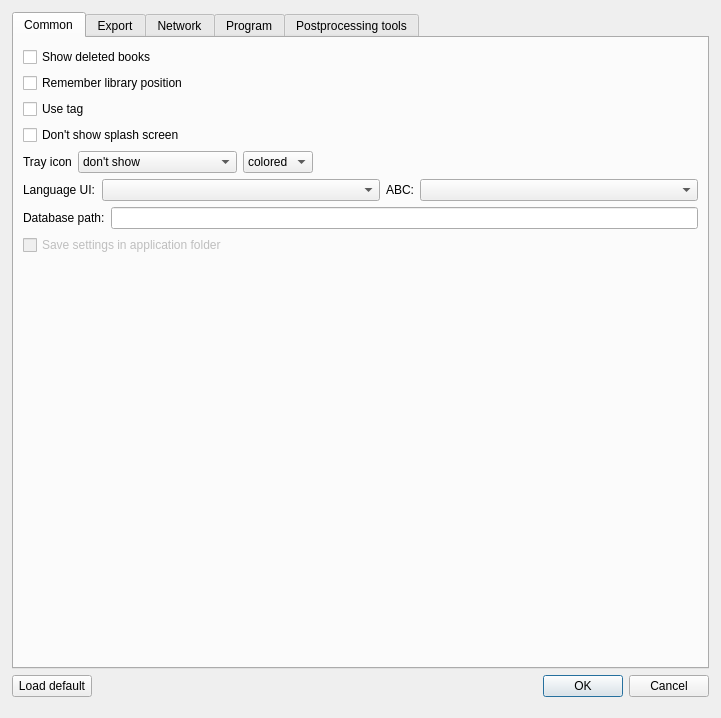
<?xml version="1.0" encoding="UTF-8"?>
<ui version="4.0">
 <class>SettingsDlg</class>
 <widget class="QDialog" name="SettingsDlg">
  <property name="windowModality">
   <enum>Qt::WindowModal</enum>
  </property>
  <property name="geometry">
   <rect>
    <x>0</x>
    <y>0</y>
    <width>721</width>
    <height>718</height>
   </rect>
  </property>
  <property name="minimumSize">
   <size>
    <width>0</width>
    <height>0</height>
   </size>
  </property>
  <property name="maximumSize">
   <size>
    <width>6666666</width>
    <height>6666666</height>
   </size>
  </property>
  <property name="windowTitle">
   <string>Settings dialog</string>
  </property>
  <property name="modal">
   <bool>true</bool>
  </property>
  <layout class="QVBoxLayout" name="verticalLayout_3">
   <property name="leftMargin">
    <number>12</number>
   </property>
   <property name="topMargin">
    <number>12</number>
   </property>
   <property name="rightMargin">
    <number>12</number>
   </property>
   <property name="bottomMargin">
    <number>21</number>
   </property>
   <item>
    <widget class="QTabWidget" name="tabWidget">
     <property name="currentIndex">
      <number>0</number>
     </property>
     <widget class="QWidget" name="tab_common">
      <attribute name="title">
       <string>Common</string>
      </attribute>
      <layout class="QVBoxLayout" name="verticalLayout_6">
       <item>
        <widget class="QCheckBox" name="ShowDeleted">
         <property name="text">
          <string>Show deleted books</string>
         </property>
        </widget>
       </item>
       <item>
        <widget class="QCheckBox" name="store_pos">
         <property name="text">
          <string>Remember library position</string>
         </property>
        </widget>
       </item>
       <item>
        <widget class="QCheckBox" name="use_tag">
         <property name="text">
          <string>Use tag</string>
         </property>
        </widget>
       </item>
       <item>
        <widget class="QCheckBox" name="splash">
         <property name="text">
          <string>Don't show splash screen</string>
         </property>
        </widget>
       </item>
       <item>
        <layout class="QHBoxLayout" name="horizontalLayout_8" stretch="0,0,0,1">
         <item>
          <widget class="QLabel" name="label_4">
           <property name="text">
            <string>Tray icon</string>
           </property>
          </widget>
         </item>
         <item>
          <widget class="QComboBox" name="trayIcon">
           <item>
            <property name="text">
             <string>don't show</string>
            </property>
           </item>
           <item>
            <property name="text">
             <string>minimize to tray</string>
            </property>
           </item>
           <item>
            <property name="text">
             <string>minimize to tray on start</string>
            </property>
           </item>
          </widget>
         </item>
         <item>
          <widget class="QComboBox" name="tray_color">
           <item>
            <property name="text">
             <string>colored</string>
            </property>
           </item>
           <item>
            <property name="text">
             <string>dark</string>
            </property>
           </item>
           <item>
            <property name="text">
             <string>light</string>
            </property>
           </item>
          </widget>
         </item>
         <item>
          <spacer name="horizontalSpacer_3">
           <property name="orientation">
            <enum>Qt::Horizontal</enum>
           </property>
           <property name="sizeHint" stdset="0">
            <size>
             <width>40</width>
             <height>20</height>
            </size>
           </property>
          </spacer>
         </item>
        </layout>
       </item>
       <item>
        <layout class="QHBoxLayout" name="horizontalLayout_6" stretch="0,1,0,1">
         <item>
          <widget class="QLabel" name="label_22">
           <property name="text">
            <string>Language UI:</string>
           </property>
          </widget>
         </item>
         <item>
          <widget class="QComboBox" name="Language"/>
         </item>
         <item>
          <widget class="QLabel" name="label_24">
           <property name="text">
            <string>ABC:</string>
           </property>
          </widget>
         </item>
         <item>
          <widget class="QComboBox" name="ABC"/>
         </item>
        </layout>
       </item>
       <item>
        <layout class="QHBoxLayout" name="horizontalLayout">
         <item>
          <widget class="QLabel" name="label">
           <property name="text">
            <string>Database path:</string>
           </property>
          </widget>
         </item>
         <item>
          <widget class="QLineEdit" name="database_path">
           <property name="readOnly">
            <bool>true</bool>
           </property>
          </widget>
         </item>
        </layout>
       </item>
       <item>
        <widget class="QCheckBox" name="settings_to_file">
         <property name="enabled">
          <bool>false</bool>
         </property>
         <property name="text">
          <string>Save settings in application folder</string>
         </property>
        </widget>
       </item>
       <item>
        <spacer name="verticalSpacer">
         <property name="orientation">
          <enum>Qt::Vertical</enum>
         </property>
         <property name="sizeHint" stdset="0">
          <size>
           <width>20</width>
           <height>40</height>
          </size>
         </property>
        </spacer>
       </item>
      </layout>
     </widget>
     <widget class="QWidget" name="tab_export">
      <attribute name="title">
       <string>Export</string>
      </attribute>
      <layout class="QVBoxLayout" name="verticalLayout_8">
       <item>
        <widget class="QFrame" name="frame">
         <property name="frameShape">
          <enum>QFrame::NoFrame</enum>
         </property>
         <property name="frameShadow">
          <enum>QFrame::Raised</enum>
         </property>
         <layout class="QHBoxLayout" name="horizontalLayout_10" stretch="0,1,0,0,0,0,0,0">
          <property name="leftMargin">
           <number>0</number>
          </property>
          <property name="topMargin">
           <number>0</number>
          </property>
          <property name="rightMargin">
           <number>0</number>
          </property>
          <property name="bottomMargin">
           <number>0</number>
          </property>
          <item>
           <widget class="QLabel" name="label_30">
            <property name="text">
             <string>Profile:</string>
            </property>
           </widget>
          </item>
          <item>
           <widget class="QComboBox" name="ExportName">
            <property name="editable">
             <bool>true</bool>
            </property>
           </widget>
          </item>
          <item>
           <widget class="QCheckBox" name="DefaultExport">
            <property name="text">
             <string>Default</string>
            </property>
           </widget>
          </item>
          <item>
           <spacer name="horizontalSpacer_4">
            <property name="orientation">
             <enum>Qt::Horizontal</enum>
            </property>
            <property name="sizeHint" stdset="0">
             <size>
              <width>40</width>
              <height>20</height>
             </size>
            </property>
           </spacer>
          </item>
          <item>
           <widget class="QToolButton" name="AddExport">
            <property name="maximumSize">
             <size>
              <width>22</width>
              <height>22</height>
             </size>
            </property>
            <property name="toolTip">
             <string>Add profile</string>
            </property>
            <property name="text">
             <string notr="true">+</string>
            </property>
           </widget>
          </item>
          <item>
           <widget class="QToolButton" name="DelExport">
            <property name="maximumSize">
             <size>
              <width>22</width>
              <height>22</height>
             </size>
            </property>
            <property name="toolTip">
             <string>Remove profile</string>
            </property>
            <property name="text">
             <string notr="true">-</string>
            </property>
           </widget>
          </item>
          <item>
           <widget class="QToolButton" name="btnOpenExport">
            <property name="maximumSize">
             <size>
              <width>22</width>
              <height>22</height>
             </size>
            </property>
            <property name="toolTip">
             <string>Open export settings</string>
            </property>
            <property name="text">
             <string>Open</string>
            </property>
            <property name="icon">
             <iconset theme="document-open">
              <normaloff>.</normaloff>.</iconset>
            </property>
           </widget>
          </item>
          <item>
           <widget class="QToolButton" name="btnSaveExport">
            <property name="maximumSize">
             <size>
              <width>22</width>
              <height>22</height>
             </size>
            </property>
            <property name="toolTip">
             <string>Save export settings</string>
            </property>
            <property name="text">
             <string>Save</string>
            </property>
            <property name="icon">
             <iconset theme="document-save">
              <normaloff>.</normaloff>.</iconset>
            </property>
           </widget>
          </item>
         </layout>
        </widget>
       </item>
       <item>
        <layout class="QVBoxLayout" name="verticalLayout">
         <item>
          <widget class="QCheckBox" name="CloseExpDlg">
           <property name="text">
            <string>Close dialog after export</string>
           </property>
          </widget>
         </item>
         <item>
          <widget class="QCheckBox" name="uncheck_export">
           <property name="text">
            <string>Uncheck successfully export</string>
           </property>
          </widget>
         </item>
         <item>
          <widget class="QCheckBox" name="extended_symbols">
           <property name="text">
            <string>Extended characters in the file name</string>
           </property>
          </widget>
         </item>
        </layout>
       </item>
       <item>
        <widget class="QStackedWidget" name="stackedWidget"/>
       </item>
      </layout>
     </widget>
     <widget class="QWidget" name="tab">
      <attribute name="title">
       <string>Network</string>
      </attribute>
      <layout class="QVBoxLayout" name="verticalLayout_2">
       <property name="leftMargin">
        <number>4</number>
       </property>
       <property name="topMargin">
        <number>4</number>
       </property>
       <property name="rightMargin">
        <number>4</number>
       </property>
       <property name="bottomMargin">
        <number>4</number>
       </property>
       <item>
        <widget class="QGroupBox" name="groupBox_4">
         <property name="title">
          <string>HTTP/OPDS server</string>
         </property>
         <layout class="QFormLayout" name="formLayout_4">
          <property name="fieldGrowthPolicy">
           <enum>QFormLayout::ExpandingFieldsGrow</enum>
          </property>
          <property name="formAlignment">
           <set>Qt::AlignLeading|Qt::AlignLeft|Qt::AlignTop</set>
          </property>
          <item row="0" column="1">
           <widget class="QCheckBox" name="OPDS_enable">
            <property name="text">
             <string>Enable</string>
            </property>
           </widget>
          </item>
          <item row="1" column="0">
           <widget class="QLabel" name="label_20">
            <property name="text">
             <string>Port:</string>
            </property>
           </widget>
          </item>
          <item row="1" column="1">
           <widget class="QSpinBox" name="OPDS_port">
            <property name="minimum">
             <number>1</number>
            </property>
            <property name="maximum">
             <number>65535</number>
            </property>
            <property name="value">
             <number>3000</number>
            </property>
           </widget>
          </item>
          <item row="2" column="0">
           <widget class="QLabel" name="label_21">
            <property name="text">
             <string>Common OPDS server</string>
            </property>
           </widget>
          </item>
          <item row="2" column="1">
           <widget class="QLabel" name="OPDS">
            <property name="text">
             <string notr="true">&lt;a href=&quot;localhost&quot;&gt;localhost&lt;/a&gt;</string>
            </property>
            <property name="openExternalLinks">
             <bool>true</bool>
            </property>
           </widget>
          </item>
          <item row="3" column="0">
           <widget class="QLabel" name="label_23">
            <property name="text">
             <string>Common HTTP server</string>
            </property>
           </widget>
          </item>
          <item row="3" column="1">
           <widget class="QLabel" name="HTTP">
            <property name="text">
             <string notr="true">&lt;a href=&quot;localhost&quot;&gt;localhost&lt;/a&gt;</string>
            </property>
            <property name="openExternalLinks">
             <bool>true</bool>
            </property>
           </widget>
          </item>
          <item row="4" column="0">
           <widget class="QLabel" name="label_2">
            <property name="text">
             <string>Export settings:</string>
            </property>
           </widget>
          </item>
          <item row="4" column="1">
           <widget class="QComboBox" name="httpExport">
            <item>
             <property name="text">
              <string>default</string>
             </property>
            </item>
           </widget>
          </item>
          <item row="5" column="0">
           <widget class="QLabel" name="label_3">
            <property name="text">
             <string>Browse dir:</string>
            </property>
           </widget>
          </item>
          <item row="5" column="1">
           <layout class="QHBoxLayout" name="horizontalLayout_7" stretch="0,1">
            <item>
             <widget class="QCheckBox" name="browseDir">
              <property name="text">
               <string/>
              </property>
             </widget>
            </item>
            <item>
             <widget class="QLineEdit" name="dirForBrowsing"/>
            </item>
           </layout>
          </item>
          <item row="6" column="1">
           <widget class="QCheckBox" name="HTTP_need_pasword">
            <property name="text">
             <string>Password protection</string>
            </property>
           </widget>
          </item>
          <item row="7" column="0">
           <widget class="QLabel" name="p_user">
            <property name="text">
             <string>User:</string>
            </property>
           </widget>
          </item>
          <item row="8" column="0">
           <widget class="QLabel" name="p_password">
            <property name="text">
             <string>Password:</string>
            </property>
           </widget>
          </item>
          <item row="7" column="1">
           <widget class="QLineEdit" name="HTTP_user"/>
          </item>
          <item row="8" column="1">
           <widget class="QLineEdit" name="HTTP_password">
            <property name="echoMode">
             <enum>QLineEdit::Password</enum>
            </property>
           </widget>
          </item>
          <item row="10" column="1">
           <widget class="QCheckBox" name="srv_annotation">
            <property name="text">
             <string>Show annotation</string>
            </property>
           </widget>
          </item>
          <item row="9" column="1">
           <widget class="QCheckBox" name="srv_covers">
            <property name="text">
             <string>Show covers</string>
            </property>
           </widget>
          </item>
          <item row="11" column="0">
           <widget class="QLabel" name="label_5">
            <property name="text">
             <string>Books per page:</string>
            </property>
           </widget>
          </item>
          <item row="11" column="1">
           <widget class="QSpinBox" name="books_per_page">
            <property name="minimum">
             <number>0</number>
            </property>
           </widget>
          </item>
         </layout>
        </widget>
       </item>
       <item>
        <widget class="QGroupBox" name="groupBox">
         <property name="title">
          <string>Proxy server</string>
         </property>
         <layout class="QFormLayout" name="formLayout_2">
          <property name="fieldGrowthPolicy">
           <enum>QFormLayout::FieldsStayAtSizeHint</enum>
          </property>
          <property name="formAlignment">
           <set>Qt::AlignLeading|Qt::AlignLeft|Qt::AlignTop</set>
          </property>
          <item row="0" column="0">
           <widget class="QLabel" name="pl_2">
            <property name="text">
             <string>Proxy type:</string>
            </property>
           </widget>
          </item>
          <item row="0" column="1">
           <widget class="QComboBox" name="proxy_type">
            <item>
             <property name="text">
              <string>No proxy</string>
             </property>
            </item>
            <item>
             <property name="text">
              <string notr="true">SOCKS 5</string>
             </property>
            </item>
            <item>
             <property name="text">
              <string notr="true">HTTP</string>
             </property>
            </item>
           </widget>
          </item>
          <item row="1" column="0">
           <widget class="QLabel" name="pl_1">
            <property name="text">
             <string>Host name:</string>
            </property>
           </widget>
          </item>
          <item row="1" column="1">
           <widget class="QLineEdit" name="proxy_host"/>
          </item>
          <item row="2" column="0">
           <widget class="QLabel" name="pl_4">
            <property name="text">
             <string>Port:</string>
            </property>
           </widget>
          </item>
          <item row="2" column="1">
           <widget class="QSpinBox" name="proxy_port">
            <property name="minimum">
             <number>1</number>
            </property>
            <property name="maximum">
             <number>99999</number>
            </property>
            <property name="value">
             <number>8080</number>
            </property>
           </widget>
          </item>
          <item row="3" column="0">
           <widget class="QLabel" name="pl_5">
            <property name="text">
             <string>User name:</string>
            </property>
           </widget>
          </item>
          <item row="3" column="1">
           <widget class="QLineEdit" name="proxy_user">
            <property name="text">
             <string/>
            </property>
           </widget>
          </item>
          <item row="4" column="0">
           <widget class="QLabel" name="pl_3">
            <property name="text">
             <string>Password:</string>
            </property>
           </widget>
          </item>
          <item row="4" column="1">
           <widget class="QLineEdit" name="proxy_password">
            <property name="echoMode">
             <enum>QLineEdit::Password</enum>
            </property>
           </widget>
          </item>
         </layout>
        </widget>
       </item>
      </layout>
     </widget>
     <widget class="QWidget" name="tab_4">
      <attribute name="title">
       <string>Program</string>
      </attribute>
      <layout class="QVBoxLayout" name="verticalLayout_7">
       <property name="spacing">
        <number>5</number>
       </property>
       <property name="leftMargin">
        <number>5</number>
       </property>
       <property name="topMargin">
        <number>5</number>
       </property>
       <property name="rightMargin">
        <number>5</number>
       </property>
       <property name="bottomMargin">
        <number>5</number>
       </property>
       <item>
        <widget class="QTableWidget" name="ApplicationList">
         <property name="sizePolicy">
          <sizepolicy hsizetype="Ignored" vsizetype="Expanding">
           <horstretch>0</horstretch>
           <verstretch>0</verstretch>
          </sizepolicy>
         </property>
         <property name="showDropIndicator" stdset="0">
          <bool>false</bool>
         </property>
         <property name="dragDropOverwriteMode">
          <bool>false</bool>
         </property>
         <property name="alternatingRowColors">
          <bool>true</bool>
         </property>
         <property name="selectionMode">
          <enum>QAbstractItemView::SingleSelection</enum>
         </property>
         <property name="selectionBehavior">
          <enum>QAbstractItemView::SelectRows</enum>
         </property>
         <property name="wordWrap">
          <bool>false</bool>
         </property>
         <property name="rowCount">
          <number>0</number>
         </property>
         <property name="columnCount">
          <number>2</number>
         </property>
         <attribute name="horizontalHeaderHighlightSections">
          <bool>false</bool>
         </attribute>
         <attribute name="verticalHeaderVisible">
          <bool>false</bool>
         </attribute>
         <attribute name="verticalHeaderDefaultSectionSize">
          <number>22</number>
         </attribute>
         <column>
          <property name="text">
           <string>Ext</string>
          </property>
         </column>
         <column>
          <property name="text">
           <string>Application</string>
          </property>
         </column>
        </widget>
       </item>
       <item>
        <layout class="QHBoxLayout" name="horizontalLayout_5">
         <property name="spacing">
          <number>5</number>
         </property>
         <item>
          <spacer name="horizontalSpacer_2">
           <property name="orientation">
            <enum>Qt::Horizontal</enum>
           </property>
           <property name="sizeHint" stdset="0">
            <size>
             <width>40</width>
             <height>20</height>
            </size>
           </property>
          </spacer>
         </item>
         <item>
          <widget class="QPushButton" name="AddApp">
           <property name="text">
            <string>Add</string>
           </property>
          </widget>
         </item>
         <item>
          <widget class="QPushButton" name="DelApp">
           <property name="text">
            <string>Del</string>
           </property>
          </widget>
         </item>
        </layout>
       </item>
      </layout>
     </widget>
     <widget class="QWidget" name="tab_2">
      <attribute name="title">
       <string>Postprocessing tools</string>
      </attribute>
      <layout class="QVBoxLayout" name="verticalLayout_5">
       <property name="spacing">
        <number>5</number>
       </property>
       <property name="leftMargin">
        <number>5</number>
       </property>
       <property name="topMargin">
        <number>5</number>
       </property>
       <property name="rightMargin">
        <number>5</number>
       </property>
       <property name="bottomMargin">
        <number>5</number>
       </property>
       <item>
        <widget class="QTableWidget" name="ExportList">
         <property name="toolTip">
          <string>%fn - file name without extension
%f - file name
%d - path to file</string>
         </property>
         <property name="showDropIndicator" stdset="0">
          <bool>false</bool>
         </property>
         <property name="dragDropOverwriteMode">
          <bool>false</bool>
         </property>
         <property name="alternatingRowColors">
          <bool>true</bool>
         </property>
         <property name="selectionMode">
          <enum>QAbstractItemView::SingleSelection</enum>
         </property>
         <property name="selectionBehavior">
          <enum>QAbstractItemView::SelectRows</enum>
         </property>
         <property name="wordWrap">
          <bool>false</bool>
         </property>
         <attribute name="horizontalHeaderHighlightSections">
          <bool>false</bool>
         </attribute>
         <attribute name="verticalHeaderVisible">
          <bool>false</bool>
         </attribute>
         <attribute name="verticalHeaderDefaultSectionSize">
          <number>22</number>
         </attribute>
         <column>
          <property name="text">
           <string>Name</string>
          </property>
         </column>
         <column>
          <property name="text">
           <string>Application</string>
          </property>
         </column>
         <column>
          <property name="text">
           <string>Params</string>
          </property>
         </column>
         <column>
          <property name="text">
           <string>Output file name</string>
          </property>
         </column>
        </widget>
       </item>
       <item>
        <layout class="QHBoxLayout" name="horizontalLayout_4">
         <property name="spacing">
          <number>5</number>
         </property>
         <property name="bottomMargin">
          <number>0</number>
         </property>
         <item>
          <spacer name="horizontalSpacer">
           <property name="orientation">
            <enum>Qt::Horizontal</enum>
           </property>
           <property name="sizeHint" stdset="0">
            <size>
             <width>40</width>
             <height>20</height>
            </size>
           </property>
          </spacer>
         </item>
         <item>
          <widget class="QPushButton" name="AddExp">
           <property name="text">
            <string>Add</string>
           </property>
          </widget>
         </item>
         <item>
          <widget class="QPushButton" name="DelExp">
           <property name="text">
            <string>Del</string>
           </property>
          </widget>
         </item>
        </layout>
       </item>
      </layout>
     </widget>
    </widget>
   </item>
   <item>
    <layout class="QHBoxLayout" name="horizontalLayout_2">
     <item>
      <widget class="QPushButton" name="btnDefaultSettings">
       <property name="text">
        <string>Load default</string>
       </property>
      </widget>
     </item>
     <item>
      <widget class="QDialogButtonBox" name="buttonBox">
       <property name="orientation">
        <enum>Qt::Horizontal</enum>
       </property>
       <property name="standardButtons">
        <set>QDialogButtonBox::Cancel|QDialogButtonBox::Ok</set>
       </property>
      </widget>
     </item>
    </layout>
   </item>
  </layout>
 </widget>
 <resources/>
 <connections>
  <connection>
   <sender>buttonBox</sender>
   <signal>accepted()</signal>
   <receiver>SettingsDlg</receiver>
   <slot>accept()</slot>
   <hints>
    <hint type="sourcelabel">
     <x>260</x>
     <y>593</y>
    </hint>
    <hint type="destinationlabel">
     <x>157</x>
     <y>274</y>
    </hint>
   </hints>
  </connection>
  <connection>
   <sender>buttonBox</sender>
   <signal>rejected()</signal>
   <receiver>SettingsDlg</receiver>
   <slot>reject()</slot>
   <hints>
    <hint type="sourcelabel">
     <x>328</x>
     <y>593</y>
    </hint>
    <hint type="destinationlabel">
     <x>286</x>
     <y>274</y>
    </hint>
   </hints>
  </connection>
 </connections>
</ui>
